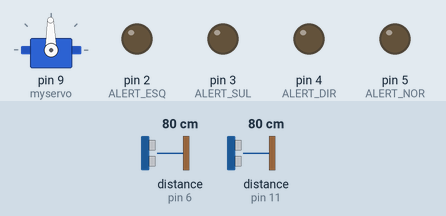
Recording of a sketch running on a simulated Arduino Uno, built with avr-gcc and run on an emulated ATmega328P. Shown: servo, output pins drawn as LEDs (lit = HIGH). Inputs (shaded band) come from the test bench; at power-on: distance to the obstacle (sensors on pin 6, pin 11) 80 cm. The echo pulse lasts 58.3 µs per cm.

Above: at 1.2 s.
1.3 s: distance to the obstacle (sensor on pin 6) set to 2 cm
At 1.66 s:
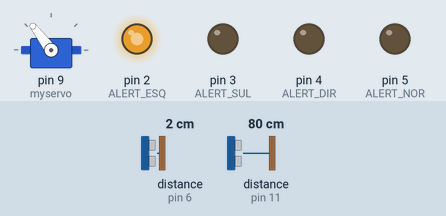
At 3.82 s:
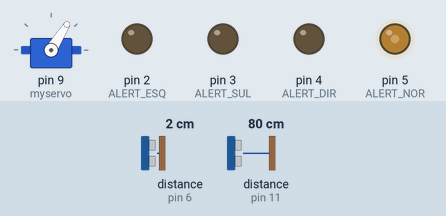
4.3 s: distance to the obstacle (sensor on pin 11) set to 2 cm
At 4.74 s:
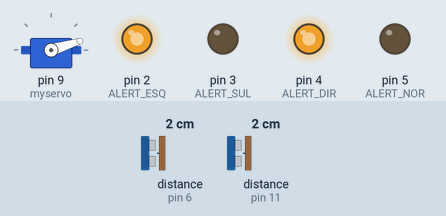
7.3 s: distance to the obstacle (sensor on pin 6) set to 9 cm
At 7.46 s:
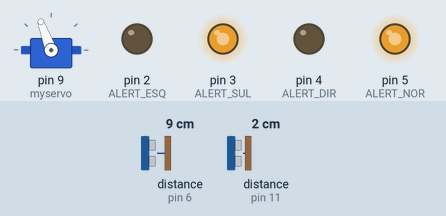
10.3 s: distance to the obstacle (sensor on pin 11) set to 4 cm
13.3 s: distance to the obstacle (sensor on pin 6) set to 13 cm
16.3 s: distance to the obstacle (sensor on pin 6) set to 16 cm
Timing chart, 0 to 26.7 s (numbered marks = the images above; inputs shaded):
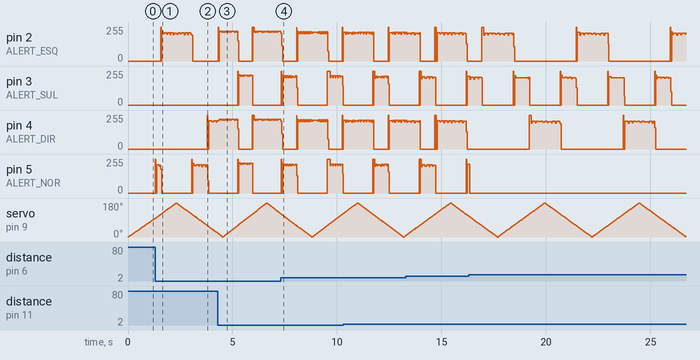

The sketch:

chapeu.ino
```cpp
#include <Servo.h>
#include <NewPing.h>

#define TRIGGER_PING_A 12
#define ECHO_PIN 11

#define TRIGGER_PING_B 7
#define ECHO_PIN_B 6
#define MAX_DISTANCE 15

int degree = 0;
const int ALERT_ESQ = 2;
const int ALERT_SUL = 3;
const int ALERT_NOR = 5;
const int ALERT_DIR = 4;
const int DEBUG = 0;

NewPing sonarA(TRIGGER_PING_A, ECHO_PIN, MAX_DISTANCE);
NewPing sonarB(TRIGGER_PING_B, ECHO_PIN_B, MAX_DISTANCE);

Servo myservo;

void scanSonar();
void offSensors();

void setup() {
  Serial.begin(9600);
  myservo.attach(9);
  pinMode(ALERT_DIR, OUTPUT);
  pinMode(ALERT_SUL, OUTPUT);
  pinMode(ALERT_NOR, OUTPUT);
  pinMode(ALERT_ESQ, OUTPUT);
}

void loop() {
  int pos = 0;
  for (pos = 0; pos <= 180; pos += 1) {
    myservo.write(pos);
    degree = pos;
    scanSonar();
    delay(10);
  }
  for (pos = 180; pos >= 0; pos -= 1) {
    myservo.write(pos);
    degree = pos;
    scanSonar();
    delay(10);
  }
}

void scanSonar() {
  offSensors();


  int distanceA = sonarA.ping_cm();
  int distanceB = sonarB.ping_cm();

  if(DEBUG){
    Serial.print("\n ping B: ");
    Serial.print(distanceA);
    Serial.print("cm, ");
    Serial.print(distanceB);
    Serial.print("cm, degree ");
    Serial.print(degree);
  }

  if(distanceA < 15 && distanceA > 0){
    if(degree <= 60){
      digitalWrite(ALERT_ESQ, HIGH);
    }
    if(degree > 60 && degree <= 120){
      digitalWrite(ALERT_SUL, HIGH);
    }
    if(degree > 120){
      digitalWrite(ALERT_DIR, HIGH);
    }
  }

  if(distanceB < 15 && distanceB > 0){
    if(degree <= 60){
      digitalWrite(ALERT_DIR, HIGH);
    }
    if(degree > 60 && degree <= 120){
      digitalWrite(ALERT_NOR, HIGH);
    }
    if(degree > 120){
      digitalWrite(ALERT_ESQ, HIGH);
    }
  }
}

void offSensors() {
  digitalWrite(ALERT_NOR, LOW);
  digitalWrite(ALERT_ESQ, LOW);
  digitalWrite(ALERT_SUL, LOW);
  digitalWrite(ALERT_DIR, LOW);
}
```

Measured:
- after the input at 1.3 s, pin 4 (ALERT_DIR): 0/255 → 212/255 after 2.5 s, → 205/255 0.22 s later, → 212/255 0.08 s later
